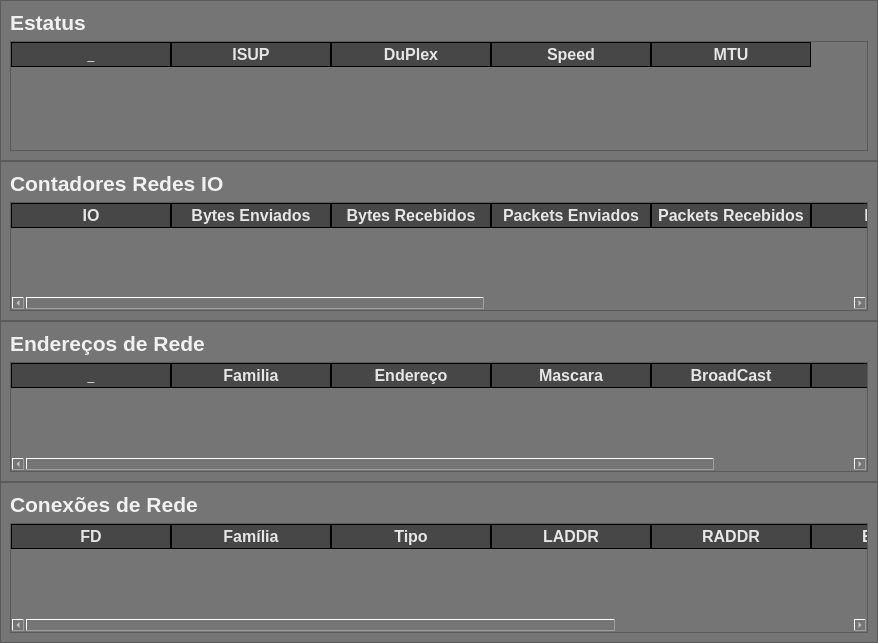
                <widget class="QWidget" name="scrollAreaWidgetContents">
                 <property name="geometry">
                  <rect>
                   <x>0</x>
                   <y>0</y>
                   <width>878</width>
                   <height>643</height>
                  </rect>
                 </property>
                 <property name="styleSheet">
                  <string notr="true">QWidget{
	background-color: rgb(117, 117, 117);
	color: rgb(241, 241, 241);

}


QHeaderView:section{
	background-color: rgb(71, 71, 71);
	color: rgb(230, 230, 230);
	border: 1px solid rgb(0, 0, 0);

}


QTableWidget{

}


QTableWidget QTableCornerButton{
	
	background-color: rgb(0, 0, 0);
	border: 1px solid rgb(0, 0, 0);

}</string>
                 </property>
                 <layout class="QVBoxLayout" name="verticalLayout_28">
                  <property name="spacing">
                   <number>0</number>
                  </property>
                  <property name="leftMargin">
                   <number>0</number>
                  </property>
                  <property name="topMargin">
                   <number>0</number>
                  </property>
                  <property name="rightMargin">
                   <number>0</number>
                  </property>
                  <property name="bottomMargin">
                   <number>0</number>
                  </property>
                  <item>
                   <widget class="QFrame" name="f_NW_2">
                    <property name="frameShape">
                     <enum>QFrame::StyledPanel</enum>
                    </property>
                    <property name="frameShadow">
                     <enum>QFrame::Raised</enum>
                    </property>
                    <layout class="QVBoxLayout" name="verticalLayout_25">
                     <item>
                      <widget class="QLabel" name="label_51">
                       <property name="font">
                        <font>
                         <pointsize>16</pointsize>
                         <weight>75</weight>
                         <bold>true</bold>
                        </font>
                       </property>
                       <property name="text">
                        <string>Estatus</string>
                       </property>
                      </widget>
                     </item>
                     <item>
                      <widget class="QTableWidget" name="tabela_Net_status">
                       <attribute name="horizontalHeaderDefaultSectionSize">
                        <number>160</number>
                       </attribute>
                       <column>
                        <property name="text">
                         <string>_</string>
                        </property>
                       </column>
                       <column>
                        <property name="text">
                         <string>ISUP</string>
                        </property>
                        <property name="font">
                         <font>
                          <pointsize>12</pointsize>
                          <weight>75</weight>
                          <bold>true</bold>
                         </font>
                        </property>
                        <property name="foreground">
                         <brush brushstyle="SolidPattern">
                          <color alpha="255">
                           <red>71</red>
                           <green>71</green>
                           <blue>71</blue>
                          </color>
                         </brush>
                        </property>
                       </column>
                       <column>
                        <property name="text">
                         <string>DuPlex</string>
                        </property>
                        <property name="font">
                         <font>
                          <pointsize>12</pointsize>
                          <weight>75</weight>
                          <bold>true</bold>
                         </font>
                        </property>
                        <property name="foreground">
                         <brush brushstyle="SolidPattern">
                          <color alpha="255">
                           <red>71</red>
                           <green>71</green>
                           <blue>71</blue>
                          </color>
                         </brush>
                        </property>
                       </column>
                       <column>
                        <property name="text">
                         <string>Speed</string>
                        </property>
                        <property name="font">
                         <font>
                          <pointsize>12</pointsize>
                          <weight>75</weight>
                          <bold>true</bold>
                         </font>
                        </property>
                        <property name="foreground">
                         <brush brushstyle="SolidPattern">
                          <color alpha="255">
                           <red>71</red>
                           <green>71</green>
                           <blue>71</blue>
                          </color>
                         </brush>
                        </property>
                       </column>
                       <column>
                        <property name="text">
                         <string>MTU</string>
                        </property>
                        <property name="font">
                         <font>
                          <pointsize>12</pointsize>
                          <weight>75</weight>
                          <bold>true</bold>
                         </font>
                        </property>
                        <property name="foreground">
                         <brush brushstyle="SolidPattern">
                          <color alpha="255">
                           <red>71</red>
                           <green>71</green>
                           <blue>71</blue>
                          </color>
                         </brush>
                        </property>
                       </column>
                      </widget>
                     </item>
                    </layout>
                   </widget>
                  </item>
                  <item>
                   <widget class="QFrame" name="f_NW_1">
                    <property name="frameShape">
                     <enum>QFrame::StyledPanel</enum>
                    </property>
                    <property name="frameShadow">
                     <enum>QFrame::Raised</enum>
                    </property>
                    <layout class="QVBoxLayout" name="verticalLayout_20">
                     <item>
                      <widget class="QLabel" name="label_46">
                       <property name="font">
                        <font>
                         <pointsize>16</pointsize>
                         <weight>75</weight>
                         <bold>true</bold>
                        </font>
                       </property>
                       <property name="text">
                        <string>Contadores Redes IO </string>
                       </property>
                      </widget>
                     </item>
                     <item>
                      <widget class="QTableWidget" name="tabela_Net_IO">
                       <property name="styleSheet">
                        <string notr="true">QWidget{
	background-color: rgb(117, 117, 117);
	color: rgb(241, 241, 241);

}


QHeaderView:section{
	background-color: rgb(71, 71, 71);
	color: rgb(230, 230, 230);
	border: 1px solid rgb(0, 0, 0);

}


QTableWidget{

}


QTableWidget QTableCornerButton{
	
	background-color: rgb(0, 0, 0);
	border: 1px solid rgb(0, 0, 0);

}</string>
                       </property>
                       <attribute name="horizontalHeaderDefaultSectionSize">
                        <number>160</number>
                       </attribute>
                       <column>
                        <property name="text">
                         <string>IO</string>
                        </property>
                        <property name="font">
                         <font>
                          <pointsize>12</pointsize>
                          <weight>75</weight>
                          <bold>true</bold>
                         </font>
                        </property>
                        <property name="foreground">
                         <brush brushstyle="SolidPattern">
                          <color alpha="255">
                           <red>71</red>
                           <green>71</green>
                           <blue>71</blue>
                          </color>
                         </brush>
                        </property>
                       </column>
                       <column>
                        <property name="text">
                         <string>Bytes Enviados</string>
                        </property>
                        <property name="font">
                         <font>
                          <pointsize>12</pointsize>
                          <weight>75</weight>
                          <bold>true</bold>
                         </font>
                        </property>
                        <property name="foreground">
                         <brush brushstyle="SolidPattern">
                          <color alpha="255">
                           <red>71</red>
                           <green>71</green>
                           <blue>71</blue>
                          </color>
                         </brush>
                        </property>
                       </column>
                       <column>
                        <property name="text">
                         <string>Bytes Recebidos</string>
                        </property>
                        <property name="font">
                         <font>
                          <pointsize>12</pointsize>
                          <weight>75</weight>
                          <bold>true</bold>
                         </font>
                        </property>
                        <property name="foreground">
                         <brush brushstyle="SolidPattern">
                          <color alpha="255">
                           <red>71</red>
                           <green>71</green>
                           <blue>71</blue>
                          </color>
                         </brush>
                        </property>
                       </column>
                       <column>
                        <property name="text">
                         <string>Packets Enviados</string>
                        </property>
                        <property name="font">
                         <font>
                          <pointsize>12</pointsize>
                          <weight>75</weight>
                          <bold>true</bold>
                         </font>
                        </property>
                        <property name="foreground">
                         <brush brushstyle="SolidPattern">
                          <color alpha="255">
                           <red>71</red>
                           <green>71</green>
                           <blue>71</blue>
                          </color>
                         </brush>
                        </property>
                       </column>
                       <column>
                        <property name="text">
                         <string>Packets Recebidos</string>
                        </property>
                        <property name="font">
                         <font>
                          <pointsize>12</pointsize>
                          <weight>75</weight>
                          <bold>true</bold>
                         </font>
                        </property>
                        <property name="foreground">
                         <brush brushstyle="SolidPattern">
                          <color alpha="255">
                           <red>71</red>
                           <green>71</green>
                           <blue>71</blue>
                          </color>
                         </brush>
                        </property>
                       </column>
                       <column>
                        <property name="text">
                         <string>ERR-In</string>
                        </property>
                        <property name="font">
                         <font>
                          <pointsize>12</pointsize>
                          <weight>75</weight>
                          <bold>true</bold>
                         </font>
                        </property>
                        <property name="foreground">
                         <brush brushstyle="SolidPattern">
                          <color alpha="255">
                           <red>71</red>
                           <green>71</green>
                           <blue>71</blue>
                          </color>
                         </brush>
                        </property>
                       </column>
                       <column>
                        <property name="text">
                         <string>ERR-Out</string>
                        </property>
                        <property name="font">
                         <font>
                          <pointsize>12</pointsize>
                          <weight>75</weight>
                          <bold>true</bold>
                         </font>
                        </property>
                        <property name="foreground">
                         <brush brushstyle="SolidPattern">
                          <color alpha="255">
                           <red>71</red>
                           <green>71</green>
                           <blue>71</blue>
                          </color>
                         </brush>
                        </property>
                       </column>
                       <column>
                        <property name="text">
                         <string>Drop-In</string>
                        </property>
                        <property name="font">
                         <font>
                          <pointsize>12</pointsize>
                          <weight>75</weight>
                          <bold>true</bold>
                         </font>
                        </property>
                        <property name="foreground">
                         <brush brushstyle="SolidPattern">
                          <color alpha="255">
                           <red>71</red>
                           <green>71</green>
                           <blue>71</blue>
                          </color>
                         </brush>
                        </property>
                       </column>
                       <column>
                        <property name="text">
                         <string>Drop-Out</string>
                        </property>
                        <property name="font">
                         <font>
                          <pointsize>12</pointsize>
                          <weight>75</weight>
                          <bold>true</bold>
                         </font>
                        </property>
                        <property name="foreground">
                         <brush brushstyle="SolidPattern">
                          <color alpha="255">
                           <red>71</red>
                           <green>71</green>
                           <blue>71</blue>
                          </color>
                         </brush>
                        </property>
                       </column>
                      </widget>
                     </item>
                    </layout>
                   </widget>
                  </item>
                  <item>
                   <widget class="QFrame" name="f_NW_3">
                    <property name="frameShape">
                     <enum>QFrame::StyledPanel</enum>
                    </property>
                    <property name="frameShadow">
                     <enum>QFrame::Raised</enum>
                    </property>
                    <layout class="QVBoxLayout" name="verticalLayout_26">
                     <item>
                      <widget class="QLabel" name="label_52">
                       <property name="font">
                        <font>
                         <pointsize>16</pointsize>
                         <weight>75</weight>
                         <bold>true</bold>
                        </font>
                       </property>
                       <property name="text">
                        <string>Endereços de Rede</string>
                       </property>
                      </widget>
                     </item>
                     <item>
                      <widget class="QTableWidget" name="tabela_Net_addres">
                       <attribute name="horizontalHeaderDefaultSectionSize">
                        <number>160</number>
                       </attribute>
                       <column>
                        <property name="text">
                         <string>_</string>
                        </property>
                       </column>
                       <column>
                        <property name="text">
                         <string>Familia</string>
                        </property>
                        <property name="font">
                         <font>
                          <pointsize>12</pointsize>
                          <weight>75</weight>
                          <bold>true</bold>
                         </font>
                        </property>
                        <property name="foreground">
                         <brush brushstyle="SolidPattern">
                          <color alpha="255">
                           <red>71</red>
                           <green>71</green>
                           <blue>71</blue>
                          </color>
                         </brush>
                        </property>
                       </column>
                       <column>
                        <property name="text">
                         <string>Endereço</string>
                        </property>
                        <property name="font">
                         <font>
                          <pointsize>12</pointsize>
                          <weight>75</weight>
                          <bold>true</bold>
                         </font>
                        </property>
                        <property name="foreground">
                         <brush brushstyle="SolidPattern">
                          <color alpha="255">
                           <red>71</red>
                           <green>71</green>
                           <blue>71</blue>
                          </color>
                         </brush>
                        </property>
                       </column>
                       <column>
                        <property name="text">
                         <string>Mascara</string>
                        </property>
                        <property name="font">
                         <font>
                          <pointsize>12</pointsize>
                          <weight>75</weight>
                          <bold>true</bold>
                         </font>
                        </property>
                        <property name="foreground">
                         <brush brushstyle="SolidPattern">
                          <color alpha="255">
                           <red>71</red>
                           <green>71</green>
                           <blue>71</blue>
                          </color>
                         </brush>
                        </property>
                       </column>
                       <column>
                        <property name="text">
                         <string>BroadCast</string>
                        </property>
                        <property name="font">
                         <font>
                          <pointsize>12</pointsize>
                          <weight>75</weight>
                          <bold>true</bold>
                         </font>
                        </property>
                        <property name="foreground">
                         <brush brushstyle="SolidPattern">
                          <color alpha="255">
                           <red>71</red>
                           <green>71</green>
                           <blue>71</blue>
                          </color>
                         </brush>
                        </property>
                       </column>
                       <column>
                        <property name="text">
                         <string>PTP</string>
                        </property>
                        <property name="font">
                         <font>
                          <pointsize>12</pointsize>
                          <weight>75</weight>
                          <bold>true</bold>
                         </font>
                        </property>
                        <property name="foreground">
                         <brush brushstyle="SolidPattern">
                          <color alpha="255">
                           <red>71</red>
                           <green>71</green>
                           <blue>71</blue>
                          </color>
                         </brush>
                        </property>
                       </column>
                      </widget>
                     </item>
                    </layout>
                   </widget>
                  </item>
                  <item>
                   <widget class="QFrame" name="f_NW_4">
                    <property name="frameShape">
                     <enum>QFrame::StyledPanel</enum>
                    </property>
                    <property name="frameShadow">
                     <enum>QFrame::Raised</enum>
                    </property>
                    <layout class="QVBoxLayout" name="verticalLayout_27">
                     <item>
                      <widget class="QLabel" name="label_53">
                       <property name="font">
                        <font>
                         <pointsize>16</pointsize>
                         <weight>75</weight>
                         <bold>true</bold>
                        </font>
                       </property>
                       <property name="text">
                        <string>Conexões de Rede</string>
                       </property>
                      </widget>
                     </item>
                     <item>
                      <widget class="QTableWidget" name="tabela_Net_connects">
                       <attribute name="horizontalHeaderDefaultSectionSize">
                        <number>160</number>
                       </attribute>
                       <column>
                        <property name="text">
                         <string>FD</string>
                        </property>
                        <property name="font">
                         <font>
                          <pointsize>12</pointsize>
                          <weight>75</weight>
                          <bold>true</bold>
                         </font>
                        </property>
                        <property name="foreground">
                         <brush brushstyle="SolidPattern">
                          <color alpha="255">
                           <red>71</red>
                           <green>71</green>
                           <blue>71</blue>
                          </color>
                         </brush>
                        </property>
                       </column>
                       <column>
                        <property name="text">
                         <string>Família</string>
                        </property>
                        <property name="font">
                         <font>
                          <pointsize>12</pointsize>
                          <weight>75</weight>
                          <bold>true</bold>
                         </font>
                        </property>
                        <property name="foreground">
                         <brush brushstyle="SolidPattern">
                          <color alpha="255">
                           <red>71</red>
                           <green>71</green>
                           <blue>71</blue>
                          </color>
                         </brush>
                        </property>
                       </column>
                       <column>
                        <property name="text">
                         <string>Tipo</string>
                        </property>
                        <property name="font">
                         <font>
                          <pointsize>12</pointsize>
                          <weight>75</weight>
                          <bold>true</bold>
                         </font>
                        </property>
                        <property name="foreground">
                         <brush brushstyle="SolidPattern">
                          <color alpha="255">
                           <red>71</red>
                           <green>71</green>
                           <blue>71</blue>
                          </color>
                         </brush>
                        </property>
                       </column>
                       <column>
                        <property name="text">
                         <string>LADDR</string>
                        </property>
                        <property name="font">
                         <font>
                          <pointsize>12</pointsize>
                          <weight>75</weight>
                          <bold>true</bold>
                         </font>
                        </property>
                        <property name="foreground">
                         <brush brushstyle="SolidPattern">
                          <color alpha="255">
                           <red>71</red>
                           <green>71</green>
                           <blue>71</blue>
                          </color>
                         </brush>
                        </property>
                       </column>
                       <column>
                        <property name="text">
                         <string>RADDR</string>
                        </property>
                        <property name="font">
                         <font>
                          <pointsize>12</pointsize>
                          <weight>75</weight>
                          <bold>true</bold>
                         </font>
                        </property>
                        <property name="foreground">
                         <brush brushstyle="SolidPattern">
                          <color alpha="255">
                           <red>71</red>
                           <green>71</green>
                           <blue>71</blue>
                          </color>
                         </brush>
                        </property>
                       </column>
                       <column>
                        <property name="text">
                         <string>Estatus</string>
                        </property>
                        <property name="font">
                         <font>
                          <pointsize>12</pointsize>
                          <weight>75</weight>
                          <bold>true</bold>
                         </font>
                        </property>
                        <property name="foreground">
                         <brush brushstyle="SolidPattern">
                          <color alpha="255">
                           <red>71</red>
                           <green>71</green>
                           <blue>71</blue>
                          </color>
                         </brush>
                        </property>
                       </column>
                       <column>
                        <property name="text">
                         <string>PID</string>
                        </property>
                        <property name="font">
                         <font>
                          <pointsize>12</pointsize>
                          <weight>75</weight>
                          <bold>true</bold>
                         </font>
                        </property>
                        <property name="foreground">
                         <brush brushstyle="SolidPattern">
                          <color alpha="255">
                           <red>71</red>
                           <green>71</green>
                           <blue>71</blue>
                          </color>
                         </brush>
                        </property>
                       </column>
                      </widget>
                     </item>
                    </layout>
                   </widget>
                  </item>
                 </layout>
                </widget>
